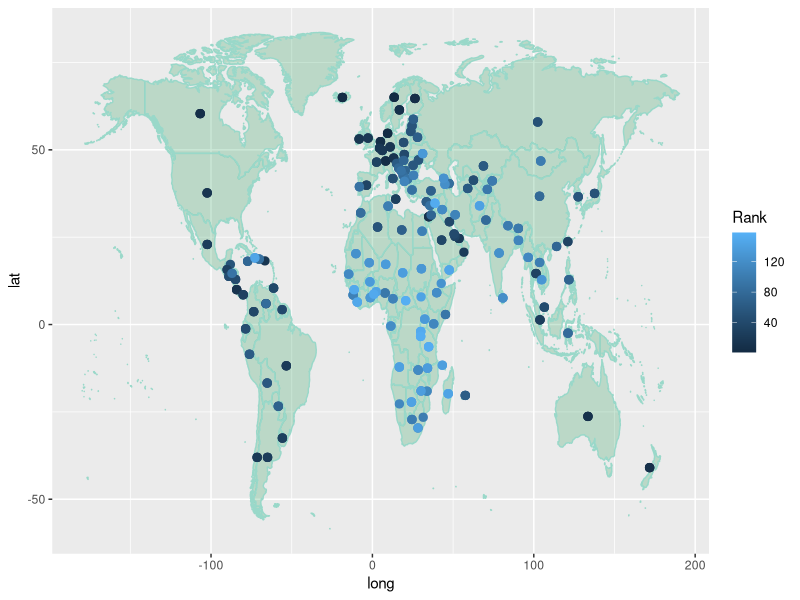

Reproduce this figure in R. (Note: this script raises an error after producing the figure.)
library(ggplot2)
library(plyr)
library(gganimate)
library(ggrepel)
rm(list = ls())

world <- map_data("world", )
world <- world[world$region != "Antarctica",]

gg <- ggplot()
gg <- gg + geom_map(data=world, map=world,
                    aes(x=long, y=lat, map_id=region),
                    color="#99d8c9", fill="#2ca25f", alpha=1/4)

data = read.csv("data/data.csv")
gg <- gg + geom_point(data = data, aes(x=long, y=lat, color = Rank, frame=year, cumulative = TRUE), size = 2.5)

geom_jitter(width = 0.1) +labs(title = "Happiness across world (darker more happier in")+theme_void()
gg <- gg +  geom_jitter(width = 0.1)

gganimate(gg, "output.gif")
